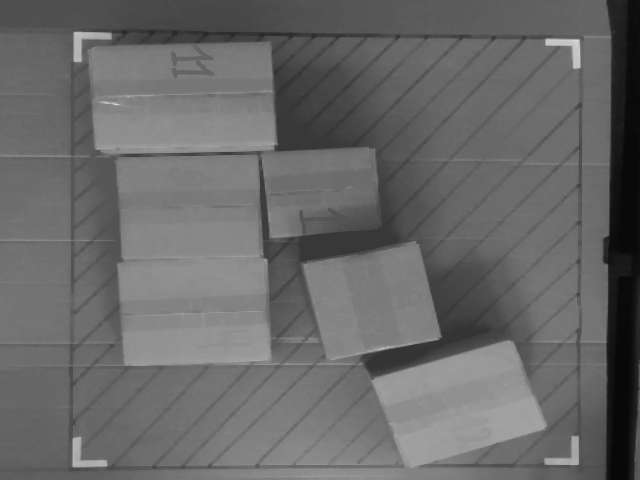
#> input picture depth_005_gray_morphology.png, 640 x 480 px, found by its file name
$ python link_points.py
#> lines starting #> are read from the running program, lines starting #| are printed output that depends on the picture

import numpy as np
import matplotlib.pyplot as plt
import skimage
from skimage.color import rgb2gray
from skimage.feature import corner_harris, corner_subpix, corner_peaks
from scipy.spatial import ConvexHull

# Загрузка изображения
image_path = "/Users/dudberoll/PycharmProjects/GaprixCV/depth_005_gray_morphology.png"
gray_image = skimage.io.imread(image_path)
#> gray_image is the input picture: shape (480, 640); min 8, max 219, mean 104.4
image = skimage.io.imread(image_path)
# Конвертация изображения в оттенки серого, если оно цветное
# gray_image = rgb2gray(image)


# Нахождение углов с использованием метода Харриса
harris_response = corner_harris(gray_image)
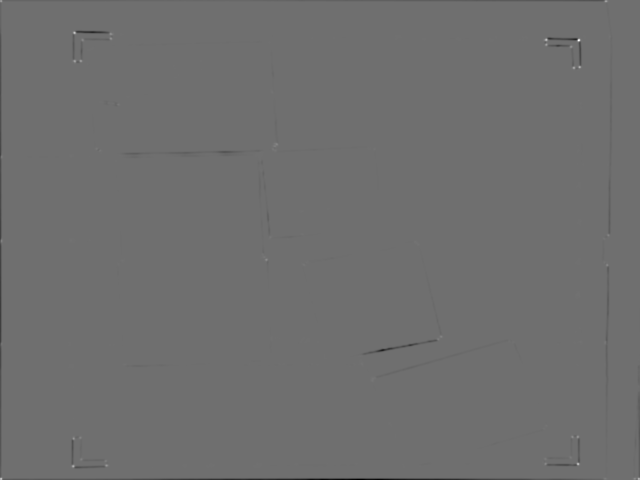
#> harris_response: shape (480, 640) float64; min -0.202, max 0.259, mean -0.000699; drawn with min black and max white
corners = corner_peaks(harris_response, min_distance=5, threshold_rel=0.02)
#> corners = 37 pairs, first value 32 to 466, second value 70 to 609

# Уточнение координат углов с помощью subpix
corners_subpix = corner_subpix(gray_image, corners, window_size=13)
#> corners_subpix = 37 rows, first 8: [38.88, 579], [31.34, 73.25], [42.11, 548.8], [464.3, 578.3], [63.77, 576], [466.9, 71.97], [nan, nan], [nan, nan]

# Подготовка координат для закраски
if corners_subpix is not None:
    x = corners_subpix[:, 1]
    y = corners_subpix[:, 0]
else:
    x = corners[:, 1]
    y = corners[:, 0]


# Сортировка точек, если необходимо (например, по углу относительно центра)
center = np.mean(corners_subpix, axis=0)
#> center = [nan, nan]
angles = np.arctan2(y - center[0], x - center[1])
sort_order = np.argsort(angles)
#> sort_order = 37 values, max 36 at index 18, min 0 at index 28, mean 18
x_sorted = x[sort_order]
y_sorted = y[sort_order]

points = np.vstack((x_sorted, y_sorted)).T
#> points = 37 rows, first 8: [302.2, 262.8], [80.79, 436.2], [440.9, 338.1], [79.88, 460.1], [570.9, 457.9], [nan, nan], [95.52, 148.8], [606.2, 342.2]
#> (the run stopped early here; a loop or call above may not have finished)
